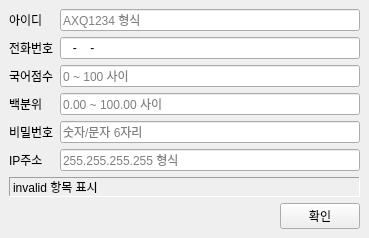
<?xml version="1.0" encoding="UTF-8"?>
<ui version="4.0">
 <class>MainWindow</class>
 <widget class="QMainWindow" name="MainWindow">
  <property name="geometry">
   <rect>
    <x>0</x>
    <y>0</y>
    <width>369</width>
    <height>222</height>
   </rect>
  </property>
  <property name="windowTitle">
   <string>MainWindow</string>
  </property>
  <widget class="QWidget" name="centralwidget">
   <layout class="QVBoxLayout" name="verticalLayout">
    <item>
     <layout class="QFormLayout" name="formLayout">
      <item row="0" column="0">
       <widget class="QLabel" name="Label">
        <property name="text">
         <string>아이디</string>
        </property>
       </widget>
      </item>
      <item row="0" column="1">
       <widget class="QLineEdit" name="LineEdit_4">
        <property name="inputMask">
         <string>AAA9999</string>
        </property>
        <property name="placeholderText">
         <string>AXQ1234 형식</string>
        </property>
       </widget>
      </item>
      <item row="1" column="0">
       <widget class="QLabel" name="Label_3">
        <property name="text">
         <string>전화번호</string>
        </property>
       </widget>
      </item>
      <item row="1" column="1">
       <widget class="QLineEdit" name="LineEdit_5">
        <property name="inputMask">
         <string>999-9999-9999</string>
        </property>
        <property name="placeholderText">
         <string>010-213-2513 형식</string>
        </property>
       </widget>
      </item>
      <item row="2" column="0">
       <widget class="QLabel" name="Label_4">
        <property name="text">
         <string>국어점수</string>
        </property>
       </widget>
      </item>
      <item row="2" column="1">
       <widget class="QLineEdit" name="LineEdit_3">
        <property name="placeholderText">
         <string>0 ~ 100 사이</string>
        </property>
       </widget>
      </item>
      <item row="3" column="0">
       <widget class="QLabel" name="Label_5">
        <property name="text">
         <string>백분위</string>
        </property>
       </widget>
      </item>
      <item row="3" column="1">
       <widget class="QLineEdit" name="LineEdit">
        <property name="placeholderText">
         <string>0.00 ~ 100.00 사이</string>
        </property>
       </widget>
      </item>
      <item row="4" column="0">
       <widget class="QLabel" name="Label_2">
        <property name="text">
         <string>비밀번호</string>
        </property>
       </widget>
      </item>
      <item row="4" column="1">
       <widget class="QLineEdit" name="LineEdit_2">
        <property name="inputMask">
         <string/>
        </property>
        <property name="placeholderText">
         <string>숫자/문자 6자리</string>
        </property>
       </widget>
      </item>
      <item row="5" column="0">
       <widget class="QLabel" name="iPLabel">
        <property name="text">
         <string>IP주소</string>
        </property>
       </widget>
      </item>
      <item row="5" column="1">
       <widget class="QLineEdit" name="linIP">
        <property name="inputMask">
         <string/>
        </property>
        <property name="placeholderText">
         <string>255.255.255.255 형식</string>
        </property>
       </widget>
      </item>
     </layout>
    </item>
    <item>
     <widget class="QLabel" name="lblError">
      <property name="frameShape">
       <enum>QFrame::Panel</enum>
      </property>
      <property name="frameShadow">
       <enum>QFrame::Sunken</enum>
      </property>
      <property name="text">
       <string>invalid 항목 표시</string>
      </property>
     </widget>
    </item>
    <item>
     <layout class="QHBoxLayout" name="horizontalLayout">
      <item>
       <spacer name="horizontalSpacer">
        <property name="orientation">
         <enum>Qt::Horizontal</enum>
        </property>
        <property name="sizeHint" stdset="0">
         <size>
          <width>40</width>
          <height>20</height>
         </size>
        </property>
       </spacer>
      </item>
      <item>
       <widget class="QPushButton" name="btnOK">
        <property name="text">
         <string>확인</string>
        </property>
       </widget>
      </item>
     </layout>
    </item>
   </layout>
  </widget>
 </widget>
 <resources/>
 <connections/>
</ui>
